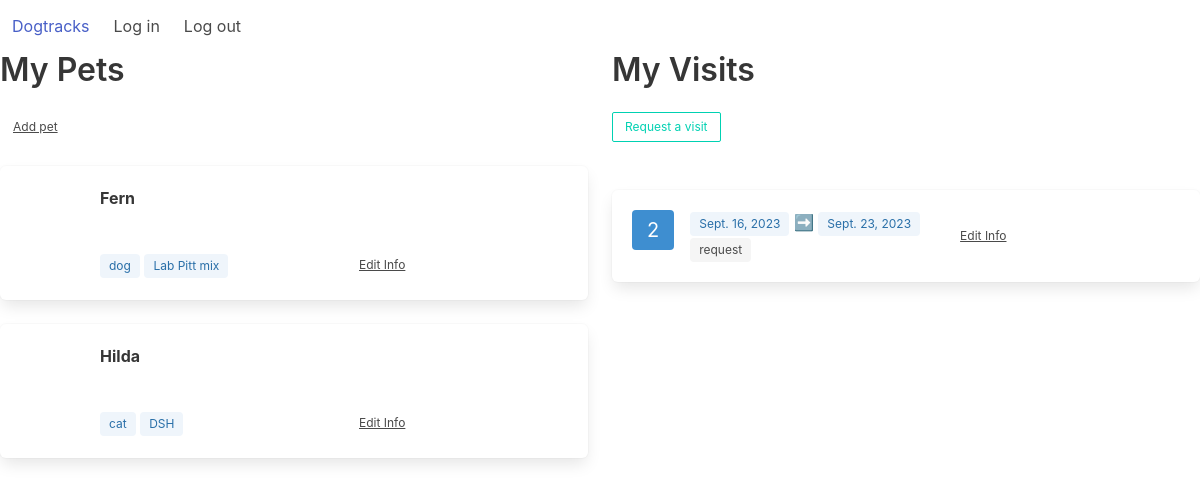
Before: /dogtracks/ (signed in) with the older database file.
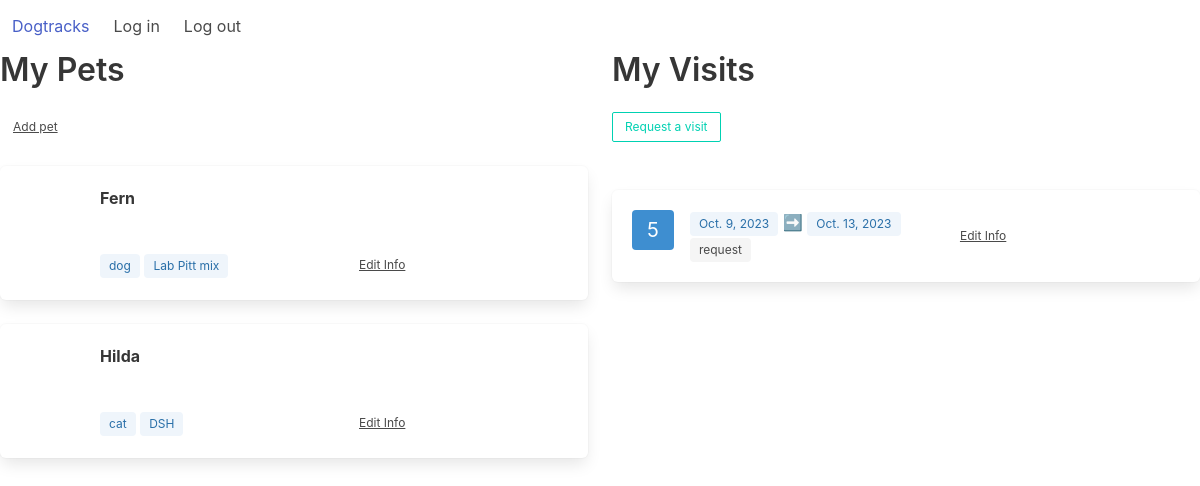
After: the same page with the newer database file.
### dogtracks/models.py (models this page shows, shortened)
class Animal(models.Model):
	CHOICES = (('dog', 'Dog'), ('cat', 'Cat'), ('horse', 'Horse'), ('other', 'Other'))
	owner = models.ForeignKey(User, related_name='animals', on_delete=models.SET_NULL, null=True)
	name = models.CharField(max_length=25, null=False, blank=False, verbose_name="Pet name")
	photo = models.FileField(upload_to='images', null=True, blank=True)
	breed = models.CharField(max_length=25, blank=True)
	species = models.CharField(choices=CHOICES, max_length=10, blank=True)
	birthday = models.DateField(auto_now=False, auto_now_add=False, null=True, blank=True)

class Visit(models.Model):
	CHOICES = (('request','Request'), ('confirm', 'Confirm'), ('complete', 'Complete'), ('cancel','Cancel'))
	requester = models.ForeignKey(User, related_name='visits', on_delete=models.SET_NULL, null=True)
	status = models.CharField(choices=CHOICES, max_length=10, default='request')
	start = models.DateField(auto_now=False,auto_now_add=False)
	end = models.DateField(auto_now=False,auto_now_add=False)

### dogtracks/views.py (the view)
# urls.py: path('', views.index, name='index'),
def index(request):
	if request.user.is_authenticated:
		pets = Animal.objects.filter(owner=request.user)
		visits = Visit.objects.filter(requester=request.user)
		context = {"pets": pets,
					"visits": visits}
		return render(request, "dogtracks/dashboard.html", context)
	else:
		return render(request, "dogtracks/login.html")

### dogtracks/templates/dogtracks/dashboard.html
{% extends "dogtracks/template.html" %}
{% load static %}
{% block content %}
<div class="columns">
	<div class="column">
		<div class="container">
			<h1 class="title">My Pets</h1>
			<a class="button is-text is-small" href="{% url 'add_pet' %}">Add pet</a>
		</div>
		<br />
		{% for pet in pets %}
		<div class="box">
			<article class="media">
				<div class="media-left">
					<figure class="image is-64x64">
					</figure>
				</div>
				<div class="media-content">
					<div class="content">
						<p><strong>{{ pet.name }}</strong></p>
						<br />
						<div class="columns is-vcentered">
							<div class="column">
								<span class="tag is-info is-light">{{ pet.species }}</span>
								<span class="tag is-info is-light">{{ pet.breed }}</span>
							</div>
							<div class="column">
								<a class=" button is-text is-small" href="{% url 'update_pet' pet.id %}">
								Edit Info
								</a>
							</div>
						</div>
					</div>
				</div>
			</article>
		</div>
		{% endfor %}
	</div>
	<div class="column">
		<div class="block">
			<h1 class="title">My Visits</h1>
			<a class="button is-outlined is-primary is-small" href="{% url 'add_visit' %}">Request a visit</a>
		</div>
	<br />
	{% for visit in visits %}
	<div class="box">
			<article class="media">
				<div class="media-left">
					<span class="tag is-info is-large">{{ visit.id }}</span>
				</div>
				<div class="media-content">
					<div class="content">
						<div class="columns is-vcentered">
							<div class="column">
								<span class="tag is-info is-light">{{ visit.start }}</span>
								<span>➡️</span>
								<span class="tag is-info is-light">{{ visit.end }}</span>
								<br />
								<span class="tag">{{ visit.status }}</span>
							</div>
							<div class="column">
								<a class=" button is-text is-small" href="{% url 'update_visit' visit.id %}">
								Edit Info
								</a>
							</div>
						</div>
					</div>
				</div>
			</article>
		</div>
	{% endfor %}
</div>
{% endblock %}

Changed rows visible on the page:
removed Visit: id "2", start "Sept. 16, 2023", end "Sept. 23, 2023", status "request"
added Visit: id "5", start "Oct. 9, 2023", end "Oct. 13, 2023", status "request"
